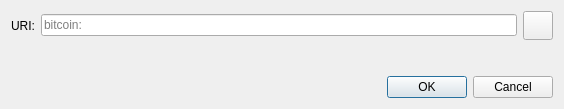
<?xml version="1.0" encoding="UTF-8"?>
<ui version="4.0">
 <class>OpenURIDialog</class>
 <widget class="QDialog" name="OpenURIDialog">
  <property name="geometry">
   <rect>
    <x>0</x>
    <y>0</y>
    <width>564</width>
    <height>109</height>
   </rect>
  </property>
  <property name="windowTitle">
   <string>Open bitcoin URI</string>
  </property>
  <layout class="QVBoxLayout" name="verticalLayout">
   <item>
    <layout class="QHBoxLayout" name="horizontalLayout">
     <item>
      <widget class="QLabel" name="label">
       <property name="text">
        <string>URI:</string>
       </property>
      </widget>
     </item>
     <item>
      <widget class="QValidatedLineEdit" name="uriEdit">
       <property name="placeholderText">
        <string notr="true">bitcoin:</string>
       </property>
      </widget>
     </item>
     <item>
      <widget class="QToolButton" name="pasteButton">
       <property name="toolTip">
        <string>Paste address from clipboard</string>
       </property>
       <property name="text">
        <string/>
       </property>
       <property name="icon">
        <iconset resource="../bitcoin.qrc">
         <normaloff>:/icons/editpaste</normaloff>:/icons/editpaste</iconset>
        </property>
       <property name="iconSize">
        <size>
         <width>22</width>
         <height>22</height>
        </size>
       </property>
        <property name="shortcut">
         <string>Alt+P</string>
        </property>
      </widget>
     </item>
    </layout>
   </item>
   <item>
    <spacer name="verticalSpacer">
     <property name="orientation">
      <enum>Qt::Vertical</enum>
     </property>
     <property name="sizeHint" stdset="0">
      <size>
       <width>20</width>
       <height>40</height>
      </size>
     </property>
    </spacer>
   </item>
   <item>
    <widget class="QDialogButtonBox" name="buttonBox">
     <property name="orientation">
      <enum>Qt::Horizontal</enum>
     </property>
     <property name="standardButtons">
      <set>QDialogButtonBox::Cancel|QDialogButtonBox::Ok</set>
     </property>
    </widget>
   </item>
  </layout>
 </widget>
 <customwidgets>
  <customwidget>
   <class>QValidatedLineEdit</class>
   <extends>QLineEdit</extends>
   <header>qt/qvalidatedlineedit.h</header>
  </customwidget>
 </customwidgets>
 <resources/>
 <connections>
  <connection>
   <sender>buttonBox</sender>
   <signal>accepted()</signal>
   <receiver>OpenURIDialog</receiver>
   <slot>accept()</slot>
   <hints>
    <hint type="sourcelabel">
     <x>248</x>
     <y>254</y>
    </hint>
    <hint type="destinationlabel">
     <x>157</x>
     <y>274</y>
    </hint>
   </hints>
  </connection>
  <connection>
   <sender>buttonBox</sender>
   <signal>rejected()</signal>
   <receiver>OpenURIDialog</receiver>
   <slot>reject()</slot>
   <hints>
    <hint type="sourcelabel">
     <x>316</x>
     <y>260</y>
    </hint>
    <hint type="destinationlabel">
     <x>286</x>
     <y>274</y>
    </hint>
   </hints>
  </connection>
 </connections>
</ui>
